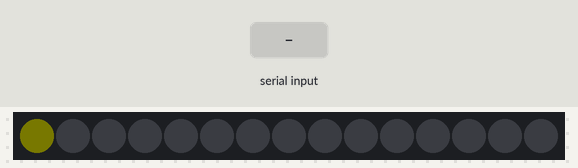
Recording of a program running on a simulated Arduino Uno, built with avr-gcc and run on an emulated ATmega328P. Shown: 15 RGB LEDs in strip order, left to right. Inputs (shaded band) come from the test bench. Dim RGB values are drawn brighter than linear.

Above: at 1.2 s.
1.3 s: "1" received over Serial
At 2.7 s:
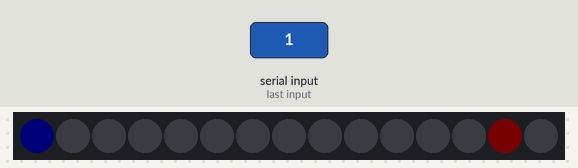
Timing chart, 0 to 4.3 s (numbered marks = the images above; inputs shaded):
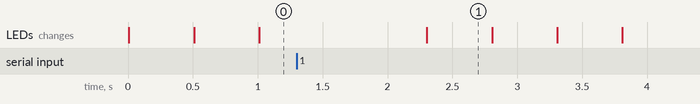

Measured:
- after the input at 1.3 s, the LEDs: change after 1.0 s (image 1)

The program:

main.cpp
```cpp
// #include <Arduino.h>

// #include <FastLED.h>

// // How many leds in your strip?
// #define NUM_LEDS 15


// #define DATA_PIN 3

// char buf[128] = {0};
// unsigned long nextLed = 0;


// // State transition events
// #define TX_SBC_CMD_PING         'G'
// #define SBC_TX_EVT_PONG         'g'
// #define SBC_TX_EVT_RUNNING      'r'
// #define TX_SBC_CMD_GET_PROGS    'g'
// #define TX_SBC_CMD_RUN_PROG     'P'
// #define SBC_TX_EVT_PROG_STARTED 'p'
// #define TX_SBC_TERM_PROG        'K'
// #define SBC_TX_EVT_PROG_EXIT    'x'
// #define SBC_TX_CMD_MASTER       'm'
// #define SBC_TX_CMD_YIELD        'y'
// #define TX_SBC_CMD_SHUTDOWN     'U'

// // General communication
// #define TX_SBC_CMD_GET_NET_STAT 'g'
// #define SBC_TX_EVT_NET_STAT     'n'
// #define TX_SBC_CMD_SET_SSID     'W'
// #define TX_SBC_EVT_SEN_DATA     'd'

// typedef enum {
//   OFF,
//   BOOTING,
//   READY,
//   PROG_STARTING,
//   PROG_RUNNING_PASSIVE,
//   PROG_RUNNING_MASTER,
//   PROG_TERMINATING
// } sbcStates_t;

// #define START_SEQ_LEN 4

// #define START_SEQ "<!~|"

// extern const char *startSeq;


// #define UL_FR_IDX 0
// #define UL_LT_IDX 1
// #define UL_RT_IDX 2
// #define UL_BK_IDX 3

// typedef struct {
//   int8_t throttle;
//   int8_t steering;
//   uint16_t dists[3];
//   float accX, accY, accZ;
//   float gyroX, gyroY, gyroZ;
// } senData_t;

// #define CRC8_POLY 0x07
// uint8_t calcCrc8(uint8_t *data, size_t len);


// // Define the array of leds
// CRGB leds[NUM_LEDS];


// const char *startSeq = START_SEQ;

// uint8_t calcCrc8(uint8_t *data, size_t len) {
//   uint8_t crc = 0;

//   for (size_t i = 0; i < len; i++) {
//     crc ^= data[i];
//     for (int j = 0; j < 8; j++) {
//         if (crc & 0x80) {
//             crc = (crc << 1) ^ CRC8_POLY;
//         } else {
//             crc <<= 1;

//         }
//     }
//   }

//   return crc;
// }


// bool writeCmd(uint8_t cmd, uint8_t *payload, uint16_t payloadLen) {
//     memcpy(buf, startSeq, START_SEQ_LEN);
//     *(buf + START_SEQ_LEN) =  cmd;
//     memcpy(buf + START_SEQ_LEN + 1, &payloadLen, 2);
//     memcpy(buf + START_SEQ_LEN + 3, payload, payloadLen);
//     *(buf + START_SEQ_LEN + 3 + payloadLen) = calcCrc8((uint8_t *)(buf + START_SEQ_LEN), 3 + payloadLen);
//     size_t bytes = START_SEQ_LEN + 4 + payloadLen;
//     if (Serial.write(buf, bytes) != bytes) return false;

//     return true;
// }


// void setup() {
//   Serial.begin(115200);
//   Serial.setTimeout(100);


//   FastLED.addLeds<NEOPIXEL, DATA_PIN>(leds, NUM_LEDS);  // GRB ordering is assumed
//   FastLED.setBrightness(2);

//   delay(100);
//   writeCmd(SBC_TX_EVT_RUNNING, NULL, 0);
//   delay(2000);
//   writeCmd(SBC_TX_EVT_PROG_STARTED, NULL, 0);
// }

// int led = NUM_LEDS - 1;

// void loop() {

//   uint8_t seqMatch = 0;
//   uint16_t payloadLen = 0;
//   char b;

//   while (Serial.available()) {
//     led --;
//     if (led < 1) led = NUM_LEDS - 1;
//     leds[led] = CRGB::Black;
//     while (seqMatch != START_SEQ_LEN && Serial.available()) {
//       if (Serial.readBytes(&b, 1) == 0) {
//         continue;
//       }
//       if (b == startSeq[seqMatch]) seqMatch++;
//       else if (b == startSeq[0]) seqMatch = 1;
//       else if (b == startSeq[1]) seqMatch = 2;
//       else if (b == startSeq[2]) seqMatch = 3;
//       else {
//         seqMatch = 0;
//       }
//     }

//     if (seqMatch != START_SEQ_LEN) {
//       leds[led] = CRGB::White;
//       break;
//     }

//     if (Serial.readBytes(buf, 1) != 1) {
//       leds[led] = CRGB::Orange;
//       break;
//     }

//     if (Serial.readBytes(buf + 1, 2) != 2) {
//       leds[led] = CRGB::Orange;
//       break;
//     }

//     payloadLen = *(buf + 1);

//     if (Serial.readBytes(buf + 3, payloadLen) != payloadLen) {
//       leds[led] = CRGB::Orange;
//       break;
//     }

//     uint8_t crc;
//     if (Serial.readBytes((char *)&crc, 1) != 1) {
//       leds[led] = CRGB::Orange;
//       break;
//     }

//     if (calcCrc8((uint8_t *)buf, payloadLen + 3) != crc) {
//       leds[led] = CRGB::Red;
//       break;
//     }

//     switch (*buf) {
//       case TX_SBC_CMD_PING:
//         leds[led] = CRGB::Blue;
//         writeCmd(SBC_TX_EVT_PONG, NULL, 0);
//         break;
//       case TX_SBC_EVT_SEN_DATA:
//         leds[led] = CRGB::Green;
//         break;
//     }


//   }


//   unsigned long currTime = millis();

//   if (nextLed < currTime) {
//     if (leds[0] == CRGB::Yellow) leds[0] = CRGB::Blue; else leds[0] = CRGB::Yellow;
//     nextLed = currTime + 500;
//   }

//   FastLED.show();

//   delay(2);
// }


#include <Arduino.h>

#include <FastLED.h>

#define NUM_LEDS 15
#define DATA_PIN 3

char buf[128] = {0};
CRGB leds[NUM_LEDS];
int led = NUM_LEDS - 1;
unsigned long nextLed = 0;

void setup() {
  Serial.begin(115200);
  //Serial.setTimeout(100);


  FastLED.addLeds<NEOPIXEL, DATA_PIN>(leds, NUM_LEDS);  // GRB ordering is assumed
  FastLED.setBrightness(2);

}

#define TOT_BYTES 8
bool errLast = false;
void loop() {

  memset(buf, 0, sizeof(buf));
  while (Serial.available()) {
    if (errLast) {
      buf[0]=0;
      while (buf[0] != TOT_BYTES - 1 && Serial.available()) Serial.readBytes(buf, 1);
      errLast = false;
    }

    led --;
    if (led < 1) led = NUM_LEDS - 1;
    leds[led] = CRGB::Green;

    Serial.readBytes(buf, TOT_BYTES);
    for (uint8_t a = 0; a < TOT_BYTES; a++) {
      if (buf[a] != a) {
        leds[led] = CRGB::Red;
        errLast = true;
        break;
      }
    }
  }

  unsigned long currTime = millis();

  if (nextLed < currTime) {
    if (leds[0] == CRGB::Yellow) leds[0] = CRGB::Blue; else leds[0] = CRGB::Yellow;
    nextLed = currTime + 500;
  }

  FastLED.show();

}
```
